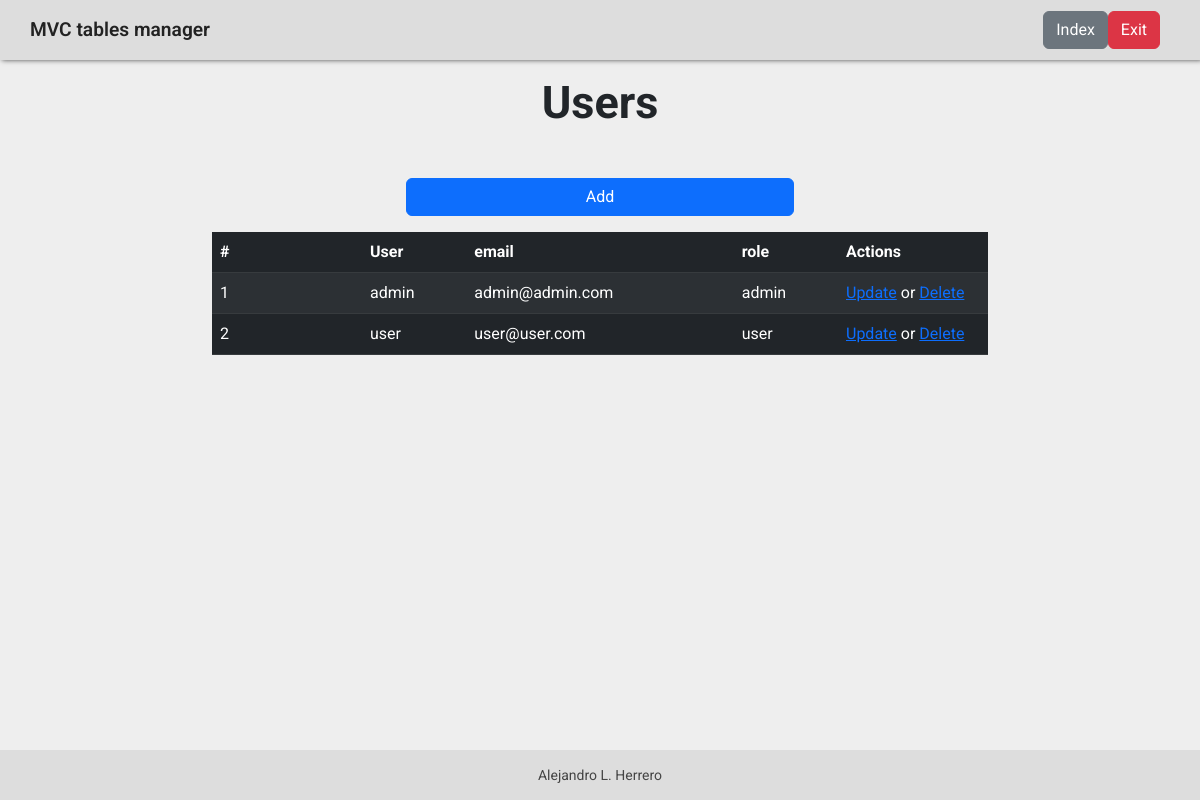
/?C=Users (signed in), run on the app's committed database.
### tables this page shows
CREATE TABLE `users` (
  `id` int(11) NOT NULL,
  `user` varchar(25) NOT NULL,
  `email` varchar(50) NOT NULL,
  `password` varchar(25) NOT NULL,
  `role` varchar(25) DEFAULT NULL
);

### controllers/Users.php (called while the page is built, shortened)
<?php
    class UsersController {
        public function index() {
            require_once MODELS . 'UsersModel.php';
            $users = new UsersModel();
            $data["title"] = "Users";
            $data["users"] = $users -> getUsers();
            require_once VIEWS . 'users/users.php';
        }
    }

### index.php (called while the page is built, shortened)
<?php
   require_once "config/db.php";
   $router = new Router();
?>

### config/Db.php (called while the page is built)
<?php
    class Connect {
        public static function conection() {
            $host       = 'localhost';
            $database   = 'mysql';
            $port       = 3306;
            $user       = 'root';
            $password   = '';
            try {
                $dbh = new PDO ($database . ":host=" . $host . ';port=' . $port, $user, $password);
                $dbh -> query("USE bands");
                $dbh -> setAttribute(PDO::ATTR_ERRMODE, PDO::ERRMODE_EXCEPTION);
                return $dbh;
            } catch (PDOException $e) {
                $errorMsg = "There was a problem accessing the database";
                require_once VIEWS . "error/error.php";
            }
        }
    }

### models/UsersModel.php (called while the page is built, shortened)
<?php
    require_once 'config/db.php';
    class UsersModel {
        private $db;
        private $users;
        public function __construct () {
            $this -> db = Connect::conection();
            $this -> users = array();
        }
        public function getUsers() {
            $sql = "SELECT * FROM users";
            try {
                $res = $this -> db -> query($sql);
                while ($row = $res -> fetch()){
                    $this -> users[] = $row;
                }
                return $this -> users;
            } catch (PDOException $e) {
                $errorMsg = "There was a problem accessing the database";
                $e -> getMessage();
                require_once VIEWS . "error/error.php";
            }
        }
    }

### views/users/users.php (the view, shortened to what this page needs)
<!DOCTYPE html>
<html lang="en">
<head>
    <link href="https://cdn.jsdelivr.net/npm/bootstrap@5.2.2/dist/css/bootstrap.min.css" rel="stylesheet">
    <link rel="stylesheet" href="assets/css/style.css">
</head>
<body>
    <main>
        <div class="container-fluid text-center mt-3">
            <h2 class="main-title"><?php echo $data['title']?></h2>
        </div>
        <div class="container text-center mt-5">
            <a class="col-6 align-self-center btn btn-primary" href="?C=Users&action=add">Add</a>
        </div>
        <div class="container-fluid">
            <table class="mt-3 table table-dark table-striped">
                <thead>
                    <tr>
                        <th style="width: 150px;">#</th>
                        <th>User</th>
                        <th>email</th>
                        <th>role</th>
                        <th style="width: 150px;">Actions</th>
                    </tr>
                </thead>
                <tbody id = "tBody">
                    <?php
                        foreach ($data['users'] as $d) {
                            echo "<tr>";
                            echo "<td>" . $d['id'] . "</td>";
                            echo "<td>" . $d['user'] . "</td>";
                            echo "<td>" . $d['email'] . "</td>";
                            echo "<td>" . $d['role'] . "</td>";
                            echo "<td><a href='?C=Users&action=read&id=" . $d['id'] . "'>Update</a> or <a href='?C=Users&action=delete&id=" . $d['id'] . "'>Delete</a></td>";
                            echo "</tr>";
                        }
                    ?>
                </tbody>
            </table>
        </div>
    </main>
</body>
</html>

### assets/css/style.css (style rules this page uses)
* { margin: 0; padding: 0; box-sizing: border-box; }
html, body { width: 100%; height: 100%; }
body { font-family: 'Roboto', sans-serif; display: grid; grid-template: 60px 1fr 50px / 1fr 4fr 1fr; background-color: #eee; }
main { grid-column: 2; grid-row: 2; }
.main-title { font-size: 45px; font-weight: bolder; }

### data on the page
users: id "1", user "admin", email "admin@admin.com", role "admin"
users: id "2", user "user", email "user@user.com", role "user"

### other printed values
$data['title'] "Users"
